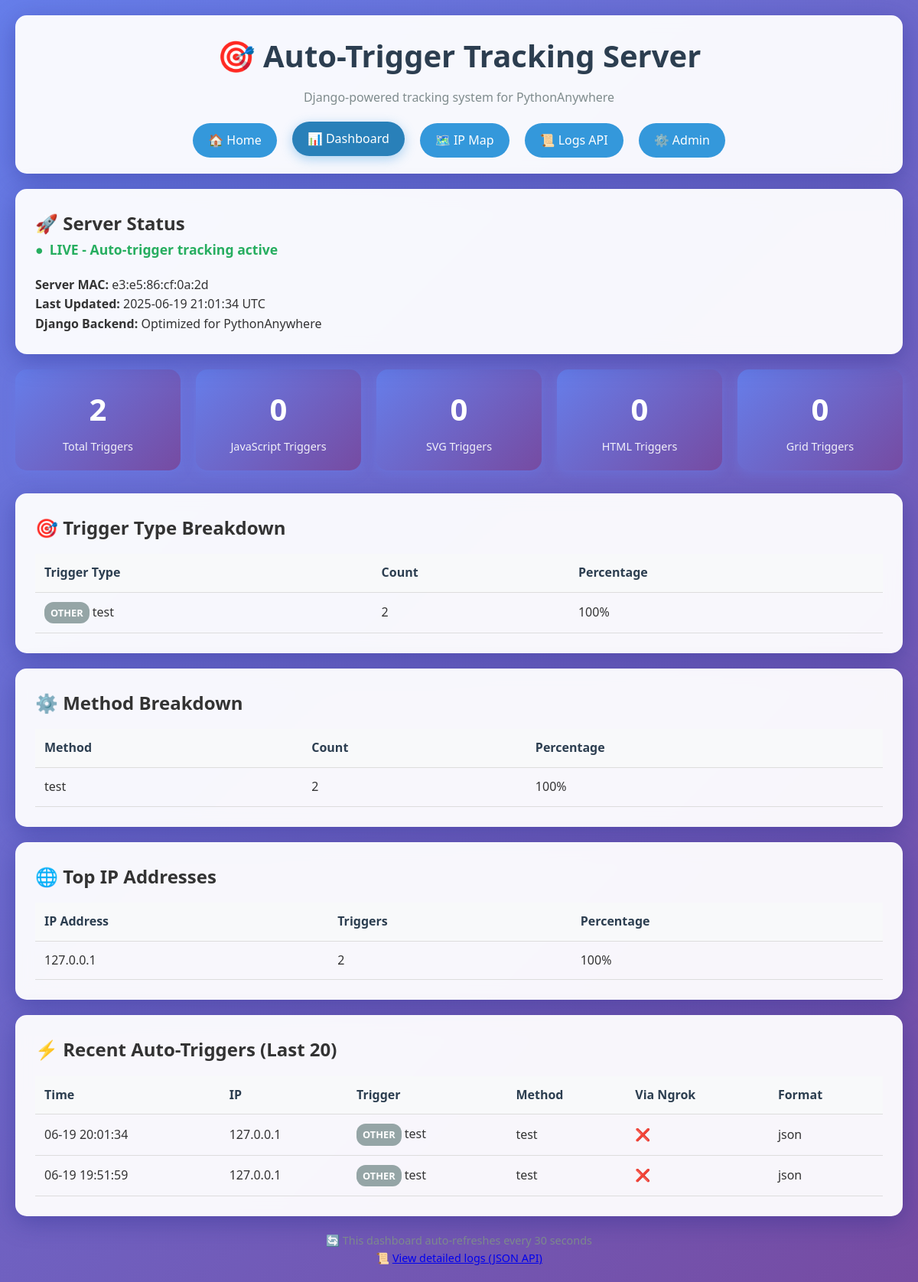
The app's page /status/ with its own data.
### tracking_app/models.py (models this page shows, shortened)
class AccessLog(models.Model):
    timestamp = models.DateTimeField(default=timezone.now)
    ip_address = models.GenericIPAddressField()
    mac_address = models.CharField(max_length=17, blank=True, null=True)
    hostname = models.CharField(max_length=255, blank=True, null=True)
    user_agent = models.TextField(blank=True, null=True)
    referer = models.URLField(blank=True, null=True)
    request_path = models.CharField(max_length=500)
    query_params = models.JSONField(default=dict)
    server_mac = models.CharField(max_length=17, blank=True, null=True)
    geolocation = models.JSONField(default=dict)
    trigger_method = models.CharField(max_length=100, blank=True, null=True)
    trigger_type = models.CharField(max_length=100, blank=True, null=True)
    headers = models.JSONField(default=dict)
    is_local_network = models.BooleanField(default=False)
    via_ngrok = models.BooleanField(default=False)
    response_format = models.CharField(max_length=20, default='json')
    class Meta:
        ordering = ['-timestamp']
        indexes = [
            models.Index(fields=['timestamp']),
            models.Index(fields=['ip_address']),
            models.Index(fields=['trigger_type']),
            models.Index(fields=['trigger_method']),
        ]

### tracking_app/views.py (the view)
# urls.py: path('status/', views.status_dashboard, name='status'),
def status_dashboard(request):
    try:
        total_logs = AccessLog.objects.count()
        trigger_stats = AccessLog.objects.values('trigger_type').annotate(
            count=Count('trigger_type')
        ).order_by('-count')[:10]
        method_stats = AccessLog.objects.values('trigger_method').annotate(
            count=Count('trigger_method')
        ).order_by('-count')[:10]
        recent_logs = AccessLog.objects.select_related().order_by('-timestamp')[:20]
        hourly_stats = AccessLog.objects.filter(
            timestamp__date=timezone.now().date()
        ).extra(
            select={'hour': 'strftime("%%H", timestamp)'}
        ).values('hour').annotate(
            count=Count('id')
        ).order_by('hour')
        top_ips = AccessLog.objects.values('ip_address').annotate(
            count=Count('ip_address')
        ).order_by('-count')[:10]
        country_stats = AccessLog.objects.exclude(
            geolocation__isnull=True
        ).exclude(
            geolocation__exact={}
        ).extra(
            select={'country': "JSON_EXTRACT(geolocation, '$.country')"}
        ).values('country').annotate(
            count=Count('id')
        ).order_by('-count')[:10]
        context = {
            'total_logs': total_logs,
            'trigger_stats': trigger_stats,
            'method_stats': method_stats,
            'recent_logs': recent_logs,
            'hourly_stats': hourly_stats,
            'top_ips': top_ips,
            'country_stats': country_stats,
            'server_mac': get_server_mac_address(),
            'current_time': timezone.now(),
            'js_triggers': AccessLog.objects.filter(trigger_type__contains='js_').count(),
            'svg_triggers': AccessLog.objects.filter(trigger_type__contains='svg_').count(),
            'html_triggers': AccessLog.objects.filter(trigger_type__contains='html_').count(),
            'grid_triggers': AccessLog.objects.filter(trigger_type__contains='grid_').count(),
        }
        return render(request, 'tracking_app/dashboard.html', context)
    except Exception as e:
        logger.error(f"Dashboard error: {e}")
        return render(request, 'tracking_app/error.html', {'error': str(e)})

### tracking_app/utils.py (called while the page is built)
def get_server_mac_address():
    try:
        mac = ':'.join(['{:02x}'.format((uuid.getnode() >> ele) & 0xff)
                       for ele in range(0,8*6,8)][::-1])
        return mac
    except:
        return "unknown"

### templates/tracking_app/dashboard.html (shortened to what this page needs)
{% extends 'base.html' %}
{% block content %}
<div class="card">
    <h2>🚀 Server Status</h2>
    <p class="status-live">LIVE - Auto-trigger tracking active</p>
    <div style="margin-top: 20px;">
        <p><strong>Server MAC:</strong> {{ server_mac }}</p>
        <p><strong>Last Updated:</strong> {{ current_time|date:"Y-m-d H:i:s T" }}</p>
        <p><strong>Django Backend:</strong> Optimized for PythonAnywhere</p>
    </div>
</div>
<div class="stats-grid">
    <div class="stat-card">
        <div class="stat-value">{{ total_logs }}</div>
        <div class="stat-label">Total Triggers</div>
    </div>
    <div class="stat-card">
        <div class="stat-value">{{ js_triggers }}</div>
        <div class="stat-label">JavaScript Triggers</div>
    </div>
    <div class="stat-card">
        <div class="stat-value">{{ svg_triggers }}</div>
        <div class="stat-label">SVG Triggers</div>
    </div>
    <div class="stat-card">
        <div class="stat-value">{{ html_triggers }}</div>
        <div class="stat-label">HTML Triggers</div>
    </div>
    <div class="stat-card">
        <div class="stat-value">{{ grid_triggers }}</div>
        <div class="stat-label">Grid Triggers</div>
    </div>
</div>
{% if trigger_stats %}
<div class="card">
    <h2>🎯 Trigger Type Breakdown</h2>
    <div class="table-responsive">
        <table>
            <thead>
                <tr>
                    <th>Trigger Type</th>
                    <th>Count</th>
                    <th>Percentage</th>
                </tr>
            </thead>
            <tbody>
                {% for stat in trigger_stats %}
                <tr>
                    <td>
                        {% if 'js_' in stat.trigger_type %}
                            <span class="badge badge-js">JS</span>
                        {% elif 'svg_' in stat.trigger_type %}
                            <span class="badge badge-svg">SVG</span>
                        {% elif 'html_' in stat.trigger_type %}
                            <span class="badge badge-html">HTML</span>
                        {% elif 'grid_' in stat.trigger_type %}
                            <span class="badge badge-grid">GRID</span>
                        {% else %}
                            <span class="badge badge-default">OTHER</span>
                        {% endif %}
                        {{ stat.trigger_type|default:"unknown" }}
                    </td>
                    <td>{{ stat.count }}</td>
                    <td>{% widthratio stat.count total_logs 100 %}%</td>
                </tr>
                {% endfor %}
            </tbody>
        </table>
    </div>
</div>
{% endif %}
{% if method_stats %}
<div class="card">
    <h2>⚙️ Method Breakdown</h2>
    <div class="table-responsive">
        <table>
            <thead>
                <tr>
                    <th>Method</th>
                    <th>Count</th>
                    <th>Percentage</th>
                </tr>
            </thead>
            <tbody>
                {% for stat in method_stats %}
                <tr>
                    <td>{{ stat.trigger_method|default:"unknown" }}</td>
                    <td>{{ stat.count }}</td>
                    <td>{% widthratio stat.count total_logs 100 %}%</td>
                </tr>
                {% endfor %}
            </tbody>
        </table>
    </div>
</div>
{% endif %}
{% if top_ips %}
<div class="card">
    <h2>🌐 Top IP Addresses</h2>
    <div class="table-responsive">
        <table>
            <thead>
                <tr>
                    <th>IP Address</th>
                    <th>Triggers</th>
                    <th>Percentage</th>
                </tr>
            </thead>
            <tbody>
                {% for ip_stat in top_ips %}
                <tr>
                    <td>{{ ip_stat.ip_address }}</td>
                    <td>{{ ip_stat.count }}</td>
                    <td>{% widthratio ip_stat.count total_logs 100 %}%</td>
                </tr>
                {% endfor %}
            </tbody>
        </table>
    </div>
</div>
{% endif %}
{% if recent_logs %}
<div class="card">
    <h2>⚡ Recent Auto-Triggers (Last 20)</h2>
    <div class="table-responsive">
        <table>
            <thead>
                <tr>
                    <th>Time</th>
                    <th>IP</th>
                    <th>Trigger</th>
                    <th>Method</th>
                    <th>Via Ngrok</th>
                    <th>Format</th>
                </tr>
            </thead>
            <tbody>
                {% for log in recent_logs %}
                <tr>
                    <td>{{ log.timestamp|date:"m-d H:i:s" }}</td>
                    <td>{{ log.ip_address }}</td>
                    <td>
                        {% if 'js_' in log.trigger_type %}
                            <span class="badge badge-js">JS</span>
                        {% elif 'svg_' in log.trigger_type %}
                            <span class="badge badge-svg">SVG</span>
                        {% elif 'html_' in log.trigger_type %}
                            <span class="badge badge-html">HTML</span>
                        {% elif 'grid_' in log.trigger_type %}
                            <span class="badge badge-grid">GRID</span>
                        {% else %}
                            <span class="badge badge-default">OTHER</span>
                        {% endif %}
                        {{ log.trigger_type|default:"unknown"|truncatechars:20 }}
                    </td>
                    <td>{{ log.trigger_method|default:"unknown"|truncatechars:15 }}</td>
                    <td>{% if log.via_ngrok %}✅{% else %}❌{% endif %}</td>
                    <td>{{ log.response_format|default:"json" }}</td>
                </tr>
                {% endfor %}
            </tbody>
        </table>
    </div>
</div>
{% endif %}
<div class="auto-refresh">
    <p>🔄 This dashboard auto-refreshes every 30 seconds</p>
    <p>📜 <a href="{% url 'tracking_app:logs' %}">View detailed logs (JSON API)</a></p>
</div>
{% endblock %}

### templates/base.html (shortened to what this page needs)
<!DOCTYPE html>
<html lang="en">
<head>
</head>
<body>
    <div class="container">
        <div class="header">
            <h1>🎯 Auto-Trigger Tracking Server</h1>
            <p style="text-align: center; color: #7f8c8d; margin-top: 10px;">
                Django-powered tracking system for PythonAnywhere
            </p>
            <nav class="nav">
                <a href="{% url 'tracking_app:home' %}" {% if request.resolver_match.url_name == 'home' %}class="active"{% endif %}>🏠 Home</a>
                <a href="{% url 'tracking_app:status' %}" {% if request.resolver_match.url_name == 'status' %}class="active"{% endif %}>📊 Dashboard</a>
                <a href="{% url 'tracking_app:map' %}" {% if request.resolver_match.url_name == 'map' %}class="active"{% endif %}>🗺️ IP Map</a>
                <a href="{% url 'tracking_app:logs' %}" {% if request.resolver_match.url_name == 'logs' %}class="active"{% endif %}>📜 Logs API</a>
                <a href="/admin/" target="_blank">⚙️ Admin</a>
            </nav>
        </div>
        {% block content %}{% endblock %}
    </div>
</body>
</html>

### templates/base.html (style rules this page uses)
* { margin: 0; padding: 0; box-sizing: border-box; }
body { font-family: 'Segoe UI', Tahoma, Geneva, Verdana, sans-serif; line-height: 1.6; color: #333; background: linear-gradient(135deg, #667eea 0%, #764ba2 100%); min-height: 100vh; }
.container { max-width: 1200px; margin: 0 auto; padding: 20px; }
.header { background: rgba(255, 255, 255, 0.95); backdrop-filter: blur(10px); border-radius: 15px; padding: 20px; margin-bottom: 20px; box-shadow: 0 8px 32px rgba(31, 38, 135, 0.37); border: 1px solid rgba(255, 255, 255, 0.18); }
.header h1 { color: #2c3e50; text-align: center; margin-bottom: 10px; font-size: 2.5em; }
.nav { display: flex; justify-content: center; gap: 20px; margin-top: 20px; flex-wrap: wrap; }
.nav a { background: #3498db; color: white; text-decoration: none; padding: 10px 20px; border-radius: 25px; transition: all 0.3s ease; font-weight: 500; }
.nav a:hover, .nav a.active { background: #2980b9; transform: translateY(-2px); box-shadow: 0 4px 15px rgba(52, 152, 219, 0.4); }
.card { background: rgba(255, 255, 255, 0.95); backdrop-filter: blur(10px); border-radius: 15px; padding: 25px; margin-bottom: 20px; box-shadow: 0 8px 32px rgba(31, 38, 135, 0.37); border: 1px solid rgba(255, 255, 255, 0.18); }
.status-live { color: #27ae60; font-weight: bold; font-size: 1.1em; }
.status-live::before { content: "●"; margin-right: 8px; animation: pulse 2s infinite; }
.stats-grid { display: grid; grid-template-columns: repeat(auto-fit, minmax(200px, 1fr)); gap: 20px; margin-bottom: 30px; }
.stat-card { background: linear-gradient(135deg, #667eea 0%, #764ba2 100%); color: white; padding: 20px; border-radius: 15px; text-align: center; box-shadow: 0 4px 15px rgba(102, 126, 234, 0.4); }
.stat-value { font-size: 2.5em; font-weight: bold; margin-bottom: 5px; }
.stat-label { font-size: 0.9em; opacity: 0.9; }
.table-responsive { overflow-x: auto; }
table { width: 100%; border-collapse: collapse; margin-top: 15px; }
th, td { padding: 12px; text-align: left; border-bottom: 1px solid #ddd; }
th { background-color: #f8f9fa; font-weight: 600; color: #2c3e50; }
.badge { display: inline-block; padding: 4px 8px; border-radius: 12px; font-size: 0.8em; font-weight: bold; color: white; }
.badge-default { background: #95a5a6; }
.auto-refresh { text-align: center; margin-top: 20px; font-size: 0.9em; color: #7f8c8d; }

### records on screen
AccessLog: timestamp "06-19 20:01:34", ip_address "127.0.0.1", shows "OTHER", trigger_type "test", trigger_method "test", response_format "json"
AccessLog: timestamp "06-19 19:51:59", ip_address "127.0.0.1", shows "OTHER", trigger_type "test", trigger_method "test", response_format "json"

### other values on screen
{{ server_mac }} "e3:e5:86:cf:0a:2d"
{{ total_logs }} "2"
{{ js_triggers }} "0"
{{ svg_triggers }} "0"
{{ html_triggers }} "0"
{{ grid_triggers }} "0"
{{ stat.trigger_type|default:"unknown" }} "test"
{{ stat.count }} "2"
{{ stat.trigger_method|default:"unknown" }} "test"
{{ ip_stat.ip_address }} "127.0.0.1"
{{ ip_stat.count }} "2"
